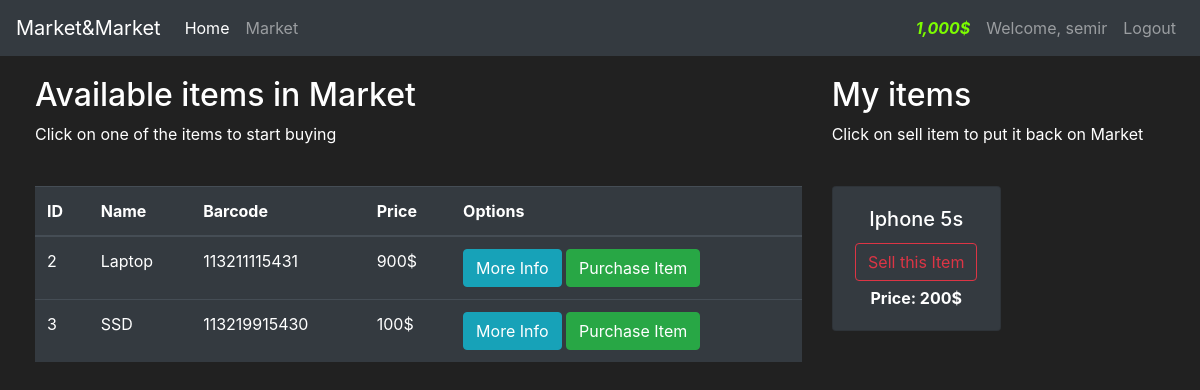
The page /market (signed in) on the database as committed earlier.
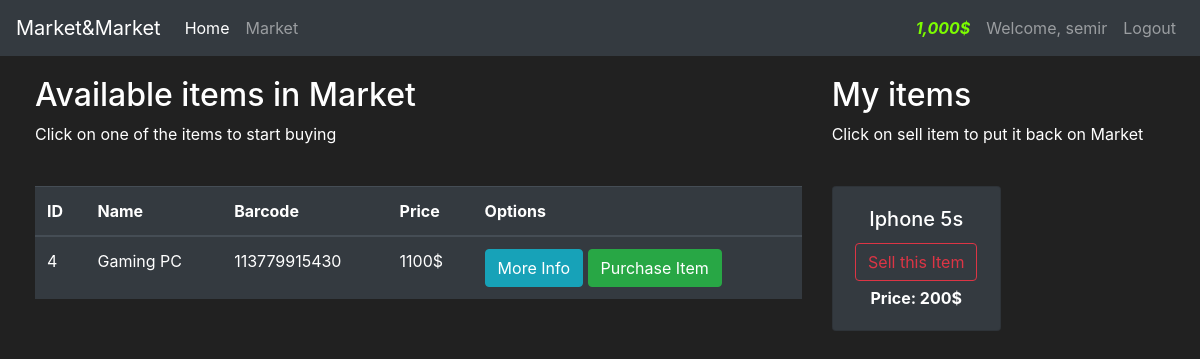
The same page on the database as committed later.
### market/models.py (models this page shows, shortened)
class User(db.Model, UserMixin):
    id = db.Column(db.Integer(), primary_key=True)
    username = db.Column(db.String(length=30), nullable=False, unique=True)
    email_address = db.Column(db.String(length=50), nullable=False, unique=True)
    password_hash = db.Column(db.String(length=60), nullable=False)
    budget = db.Column(db.Integer(), nullable=False, default=1000)
    items = db.relationship('Item', backref='owned_user', lazy=True)
    @property
    def prettier_budget(self):
        if len(str(self.budget)) >= 4:
            return f'{str(self.budget)[:-3]},{str(self.budget)[-3:]}$'
        else:
            return f"{self.budget}$"
    @property
    def password(self):
        return self.password

class Item(db.Model):
    id = db.Column(db.Integer(), primary_key=True)
    name = db.Column(db.String(length=30), nullable=False, unique=True)
    price = db.Column(db.Integer(), nullable=False)
    barcode = db.Column(db.String(length=12), nullable=False, unique=True)
    description = db.Column(db.String(length=1024), nullable=False, unique=True)
    owner = db.Column(db.Integer(), db.ForeignKey('user.id'))

### market/routes.py (the view, shortened to what this page needs)
@app.route("/market", methods=['GET', 'POST'])
@login_required  # this decorator executes before market_page function, so it'll automatically take care and redirect our users to login if they are not logged in
def market_page():
    purchase_form = PurchaseItemForm()
    selling_form = SellItemForm()
    if request.method == "GET":
        items = Item.query.filter_by(owner=None)  # the way of displaying not yet bought products
        owned_items = Item.query.filter_by(owner=current_user.id)
        return render_template('market.html', items=items, purchase_form=purchase_form, owned_items=owned_items,
                               selling_form=selling_form)

### market/models.py (called while the page is built)
@login_manager.user_loader
def load_user(user_id):
    return User.query.get(int(user_id))

### market/templates/market.html (shortened to what this page needs)
{% extends 'base.html' %}
{% block content %}
<div class="row" style="margin-top: 20px; margin-left: 20px">
    <div class="col-8">
        <h2>Available items in Market</h2>
        <p>Click on one of the items to start buying</p>
        <br>
        <table class="table table-hover table-dark">
            <thead>
            <tr>
                <th scope="col">ID</th>
                <th scope="col">Name</th>
                <th scope="col">Barcode</th>
                <th scope="col">Price</th>
                <th scope="col">Options</th>
            </tr>
            </thead>
            <tbody>
            {% for item in items %}
            <tr>
                <td>{{ item.id }}</td>
                <td>{{ item.name }}</td>
                <td>{{ item.barcode }}</td>
                <td>{{ item.price }}$</td>
                <td>
                    <button class="btn btn-outline btn-info" data-toggle="modal"
                            data-target="#Modal-MoreInfo-{{ item.id }}">More
                        Info
                    </button>
                    <button class="btn btn-outline btn-success" data-toggle="modal"
                            data-target="#Modal-PurchaseConfirm-{{ item.id }}">Purchase Item
                    </button>
                </td>
            </tr>
            {% endfor %}
            </tbody>
        </table>
    </div>
    <div class="col-4">
        <h2>My items</h2>
        <p>Click on sell item to put it back on Market</p>
        <br>
        <div class="row">
            {% for owned_item in owned_items %}
            <div class="col-md-6">
                <div style="margin-bottom: 5px" class="card text-center bg-dark">
                    <div class="card-body">
                        <h5 class="card-title">{{ owned_item.name }}</h5>
                        <button type="button" class="btn btn-outline-danger" style="margin-bottom: 5px"
                                data-toggle="modal" data-target="#Modal-SellingConfirm-{{ owned_item.id }}">
                            Sell this Item
                        </button>
                        <p class="card-text"><strong>
                            Price: {{ owned_item.price }}$
                        </strong></p>
                    </div>
                </div>
            </div>
            {% endfor %}
        </div>
    </div>
</div>
{% endblock %}

### market/templates/base.html (shortened to what this page needs)
<!doctype html>
<html lang="en">
<head>
    <link rel="stylesheet" href="https://cdn.jsdelivr.net/npm/bootstrap@4.5.3/dist/css/bootstrap.min.css"
>
</head>
<body>
<nav class="navbar navbar-expand-md navbar-dark bg-dark">
    <a class="navbar-brand" href="#">Market&Market</a>
    <div class="collapse navbar-collapse" id="navbarNav">
        <ul class="navbar-nav mr-auto">
            <li class="nav-item active">
                <a class="nav-link" href="{{ url_for('home_page') }}">Home <span class="sr-only">(current)</span></a>
            </li>
            <li class="nav-item">
                <a class="nav-link" href="{{ url_for('market_page') }}">Market</a>
            </li>
        </ul>
        {% if current_user.is_authenticated %}
        <ul class="navbar-nav">
            <li class="nav-item">
                <a class="nav-link" style="color: lawngreen; font-weight: bold">
                    <i class="bi bi-coin">{{ current_user.prettier_budget }}</i>
                </a>
            </li>
            <li class="nav-item">
                <a class="nav-link">Welcome, {{ current_user.username }} </a>
            </li>
            <li class="nav-item">
                <a class="nav-link" href="{{ url_for('logout_page') }}">Logout </a>
            </li>
        </ul>
        {% endif %}
    </div>
</nav>
{% block content %}
{% endblock %}
</body>
</html>

### market/templates/base.html (style rules this page uses)
body { background-color: #212121; color: white }

Rows that differ between the two databases and show on the page:
no longer on this page (row edited): Item: id "2", name "Laptop", barcode "113211115431", price "900", shown under "Available items in Market"
no longer on this page (row edited): Item: id "3", name "SSD", barcode "113219915430", price "100", shown under "Available items in Market"
added Item: id "4", name "Gaming PC", barcode "113779915430", price "1100", shown under "Available items in Market"
